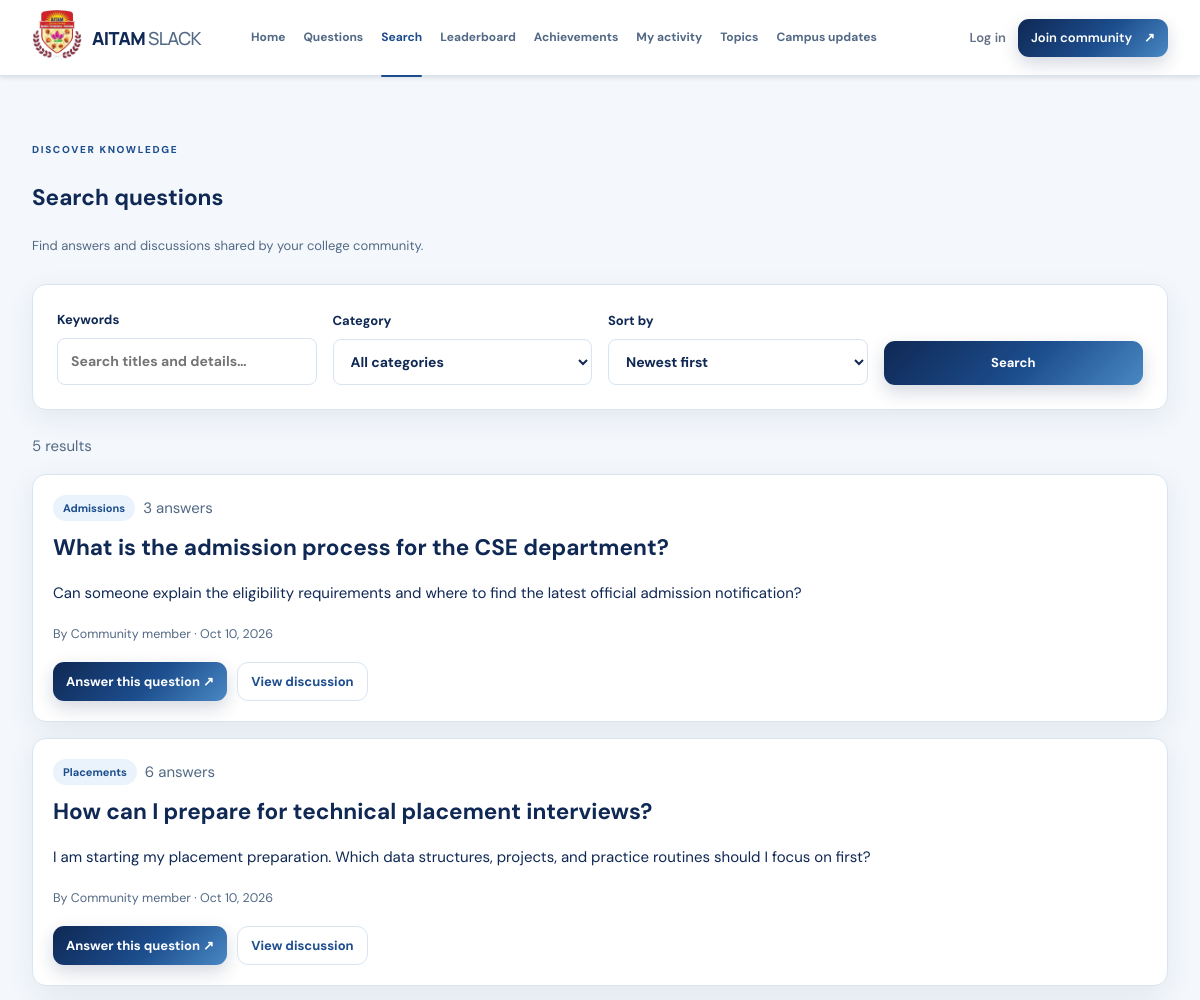
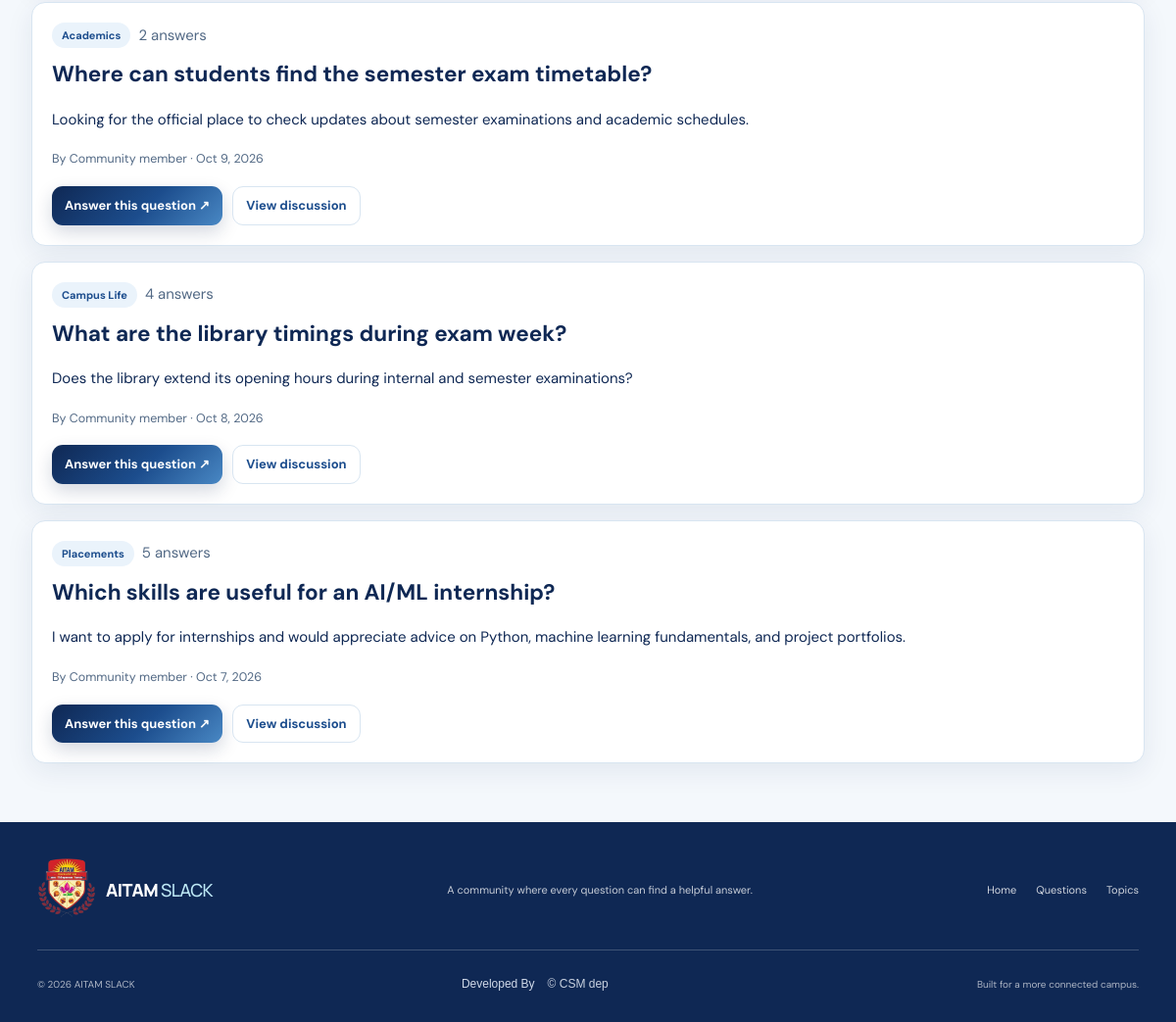
Screenshot of /search_questions.php with the database file from the repository (2 pictures, top to bottom).
### tables this page shows
CREATE TABLE IF NOT EXISTS questions (
  id BIGINT UNSIGNED AUTO_INCREMENT PRIMARY KEY,
  user_id BIGINT UNSIGNED NULL,
  category_id INT UNSIGNED NOT NULL,
  title VARCHAR(220) NOT NULL,
  body TEXT NOT NULL,
  moderation_status ENUM('pending','allowed','review','blocked') NOT NULL DEFAULT 'allowed',
  status ENUM('draft','pending_review','published','rejected','archived') NOT NULL DEFAULT 'published',
  created_at TIMESTAMP NOT NULL DEFAULT CURRENT_TIMESTAMP,
  updated_at TIMESTAMP NULL DEFAULT NULL ON UPDATE CURRENT_TIMESTAMP,
  CONSTRAINT fk_questions_user FOREIGN KEY (user_id) REFERENCES users(id) ON DELETE SET NULL,
  CONSTRAINT fk_questions_category FOREIGN KEY (category_id) REFERENCES categories(id)
);

CREATE TABLE IF NOT EXISTS categories (
  id INT UNSIGNED AUTO_INCREMENT PRIMARY KEY,
  name VARCHAR(80) NOT NULL,
  slug VARCHAR(100) NOT NULL UNIQUE,
  description VARCHAR(255) NOT NULL,
  icon VARCHAR(12) NOT NULL DEFAULT '•',
  color VARCHAR(20) NOT NULL DEFAULT 'violet',
  sort_order INT NOT NULL DEFAULT 0,
  is_active TINYINT(1) NOT NULL DEFAULT 1
);

### includes/functions.php (called while the page is built, shortened)
<?php
function db(): PDO {
 static $pdo=null; if($pdo instanceof PDO)return $pdo;
 $pdo=new PDO('mysql:host='.DB_HOST.';dbname='.DB_NAME.';charset=utf8mb4',DB_USER,DB_PASS,[
  PDO::ATTR_ERRMODE=>PDO::ERRMODE_EXCEPTION,PDO::ATTR_DEFAULT_FETCH_MODE=>PDO::FETCH_ASSOC,PDO::ATTR_EMULATE_PREPARES=>false
 ]); return $pdo;
}
function e(?string $v):string{return htmlspecialchars($v??'',ENT_QUOTES|ENT_SUBSTITUTE,'UTF-8');}

### search_questions.php (the view, shortened to what this page needs)
<?php
$q = trim((string)($_GET['q'] ?? ''));
$sort = (string)($_GET['sort'] ?? 'newest');
$sortSql = match ($sort) { 'oldest' => 'q.created_at ASC', 'title' => 'q.title ASC', default => 'q.created_at DESC' };
$where = ["q.status = 'published'", "q.moderation_status = 'allowed'"];
$params = [];
$sql = 'SELECT q.id, q.title, q.body, q.created_at, c.name AS category_name, u.full_name, (SELECT COUNT(*) FROM answers a WHERE a.question_id=q.id AND a.status="published") AS answer_count FROM questions q JOIN categories c ON c.id=q.category_id LEFT JOIN users u ON u.id=q.user_id WHERE '.implode(' AND ', $where).' ORDER BY '.$sortSql.' LIMIT 100';
$stmt = db()->prepare($sql); $stmt->execute($params); $results = $stmt->fetchAll(PDO::FETCH_ASSOC);
require __DIR__.'/includes/header.php';
?>
<section class="section"><div class="container">
<div class="section-heading"><div><span class="eyebrow">DISCOVER KNOWLEDGE</span><h1>Search questions</h1><p>Find answers and discussions shared by your college community.</p></div></div>
<form method="get" class="card" style="padding:1.25rem;margin:1.5rem 0;display:grid;grid-template-columns:repeat(auto-fit,minmax(180px,1fr));gap:1rem;align-items:end">
<label>Keywords<input type="search" name="q" value="<?=e($q)?>" placeholder="Search titles and details…" maxlength="200"></label>
<label>Category<select name="category"><option value="0">All categories</option></select></label>
<label>Sort by<select name="sort"><option value="newest" <?=$sort==='newest'?'selected':''?>>Newest first</option></select></label>
<button class="btn btn-primary" type="submit">Search</button>
</form>
<p class="muted"><?=count($results)?> result<?=count($results)===1?'':'s'?><?=count($results)===100?' (showing up to 100)':''?></p>
<?php if (!$results): ?><div class="card" style="padding:2rem"><h2>No questions found</h2><p>Try different keywords or choose another category.</p><a class="btn btn-secondary" href="search_questions.php">Clear filters</a></div><?php else: ?><div style="display:grid;gap:1rem">
<?php foreach($results as $item): ?><article class="card" style="padding:1.25rem"><div style="display:flex;gap:.5rem;flex-wrap:wrap;align-items:center;margin-bottom:.5rem"><span class="badge"><?=e($item['category_name'])?></span><span class="muted"><?= (int)$item['answer_count']?> answers</span></div><h2 style="margin:.25rem 0"><a href="question.php?id=<?=(int)$item['id']?>"><?=e($item['title'])?></a></h2><p><?=e(mb_strimwidth(strip_tags((string)$item['body']),0,240,'…'))?></p><small class="muted">By <?=e($item['full_name'] ?: 'Community member')?> · <?=e(date('M j, Y', strtotime($item['created_at'])))?></small><div style="display:flex;gap:.65rem;flex-wrap:wrap;margin-top:1rem"><a class="btn btn-primary btn-small" href="question.php?id=<?=(int)$item['id']?>#answer-form">Answer this question ↗</a><a class="btn btn-secondary btn-small" href="question.php?id=<?=(int)$item['id']?>">View discussion</a></div></article><?php endforeach; ?></div><?php endif; ?>
</div></section>
<?php require __DIR__.'/includes/footer.php'; ?>

### assets/style.css (style rules this page uses)
:root { --color-navy: #0F2854; --color-primary: #1C4D8D; --color-accent: #4988C4; --color-light: #BDE8F5; --page-bg: #F4F8FC; --surface: #FFFFFF; --surface-soft: #EAF3FB; --text-primary: #0F2854; --text-secondary: #526985; --border-color: #D8E5F1; --success: #15803D; --warning: #B45309; --danger: #B91C1C; --gradient-primary: linear-gradient( 135deg, #0F2854 0%, #1C4D8D 55%, #4988C4 100% ); --gradient-soft: linear-gradient( 135deg, #BDE8F5 0%, #EAF3FB 100% ); --shadow-card: 0 8px 28px rgba(15, 40, 84, 0.08); --shadow-hover: 0 16px 40px rgba(15, 40, 84, 0.14); --radius-sm: 8px; --radius-md: 14px; --radius-lg: 22px; }
:root { --ink:var(--text-primary);--muted:var(--text-secondary);--line:var(--border-color);--paper:var(--surface);--canvas:var(--page-bg);--purple:var(--color-primary);--purple-dark:var(--color-navy);--mint:var(--surface-soft);--shadow:var(--shadow-card) }
* { box-sizing:border-box }
html { scroll-behavior:smooth;scroll-padding-top:100px }
body { margin:0;background:var(--paper);color:var(--ink);font-family:"DM Sans",sans-serif;font-size:15px;line-height:1.65;-webkit-font-smoothing:antialiased }
a { color:inherit;text-decoration:none }
button,input { font:inherit }
.btn { display:inline-flex;align-items:center;justify-content:center;gap:12px;border:0;border-radius:10px;padding:12px 18px;font-size:13px;font-weight:700;transition:transform .2s,box-shadow .2s,background .2s;cursor:pointer }
.btn-primary { background:var(--purple);color:white;box-shadow:0 7px 18px #6555d92b }
.btn-small { padding:10px 14px }
.eyebrow { display:inline-flex;align-items:center;gap:8px;color:#7771c8;font-size:10px;font-weight:800;letter-spacing:1.65px }
.section-heading { display:flex;justify-content:space-between;align-items:end;gap:25px;margin-bottom:27px }
.section-heading p,.cta-banner p { margin:0;color:#7c8799;font-size:13px }

### rows the page displays
questions: category.name "Admissions", answer_count "3", title "What is the admission process for the CSE department?", body "Can someone explain the eligibility requirements and where to find the latest official admission notification?", full_name "Community member", created_at "Oct 10, 2026"
questions: category.name "Placements", answer_count "6", title "How can I prepare for technical placement interviews?", body "I am starting my placement preparation. Which data structures, projects, and practice routines should I focus on first?", full_name "Community member", created_at "Oct 10, 2026"
questions: category.name "Academics", answer_count "2", title "Where can students find the semester exam timetable?", body "Looking for the official place to check updates about semester examinations and academic schedules.", full_name "Community member", created_at "Oct 9, 2026"
questions: category.name "Campus Life", answer_count "4", title "What are the library timings during exam week?", body "Does the library extend its opening hours during internal and semester examinations?", full_name "Community member", created_at "Oct 8, 2026"
questions: category.name "Placements", answer_count "5", title "Which skills are useful for an AI/ML internship?", body "I want to apply for internships and would appreciate advice on Python, machine learning fundamentals, and project portfolios.", full_name "Community member", created_at "Oct 7, 2026"

### other values shown
count($results) "5"
